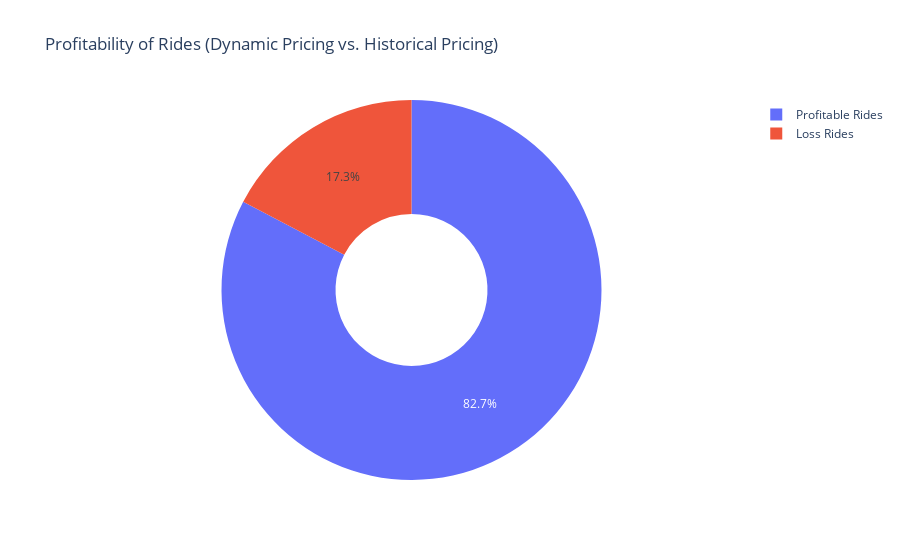

This figure's notebook cell:
### Code cell
# Calculate the profit percentage for each ride
data['profit_percentage'] = ((data['adjusted_ride_cost'] - data['Historical_Cost_of_Ride']) / data['Historical_Cost_of_Ride']) * 100
# Identify profitable rides where profit percentage is positive
profitable_rides = data[data['profit_percentage'] > 0]

# Identify loss rides where profit percentage is negative
loss_rides = data[data['profit_percentage'] < 0]
%store data

import plotly.graph_objects as go

# Calculate the count of profitable and loss rides
profitable_count = len(profitable_rides)
loss_count = len(loss_rides)

# Create a donut chart to show the distribution of profitable and loss rides
labels = ['Profitable Rides', 'Loss Rides']
values = [profitable_count, loss_count]

fig = go.Figure(data=[go.Pie(labels=labels, values=values, hole=0.4)])
fig.update_layout(title='Profitability of Rides (Dynamic Pricing vs. Historical Pricing)')
fig.show()

### Figure 1 — Plotly figure (JSON) as saved in the notebook; plotly's stock layout.template omitted (floating-point values rounded to 4 significant figures)
{"data": [{"hole": 0.4, "labels": ["Profitable Rides", "Loss Rides"], "type": "pie", "values": [826, 173]}], "layout": {"title": {"text": "Profitability of Rides (Dynamic Pricing vs. Historical Pricing)"}}}
